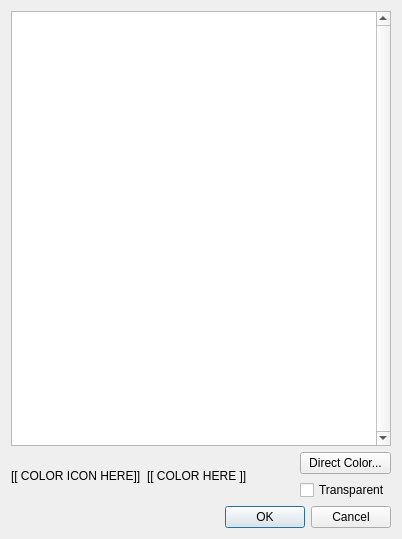
<?xml version="1.0" encoding="UTF-8"?>
<ui version="4.0">
 <class>ColorSelUI</class>
 <widget class="QDialog" name="ColorSelUI">
  <property name="geometry">
   <rect>
    <x>0</x>
    <y>0</y>
    <width>402</width>
    <height>539</height>
   </rect>
  </property>
  <property name="windowTitle">
   <string>Select Color</string>
  </property>
  <layout class="QVBoxLayout" name="verticalLayout_2">
   <item>
    <widget class="QGraphicsView" name="viewport">
     <property name="verticalScrollBarPolicy">
      <enum>Qt::ScrollBarAlwaysOn</enum>
     </property>
     <property name="horizontalScrollBarPolicy">
      <enum>Qt::ScrollBarAlwaysOff</enum>
     </property>
    </widget>
   </item>
   <item>
    <layout class="QHBoxLayout" name="horizontalLayout">
     <item>
      <widget class="QLabel" name="iconLabel">
       <property name="text">
        <string>[[ COLOR ICON HERE]]</string>
       </property>
      </widget>
     </item>
     <item>
      <widget class="QLabel" name="colorLabel">
       <property name="text">
        <string>[[ COLOR HERE ]]</string>
       </property>
      </widget>
     </item>
     <item>
      <spacer name="horizontalSpacer">
       <property name="orientation">
        <enum>Qt::Horizontal</enum>
       </property>
       <property name="sizeHint" stdset="0">
        <size>
         <width>40</width>
         <height>20</height>
        </size>
       </property>
      </spacer>
     </item>
     <item>
      <layout class="QVBoxLayout" name="verticalLayout">
       <item>
        <widget class="QPushButton" name="directColor">
         <property name="toolTip">
          <string>Direct Color...</string>
         </property>
         <property name="text">
          <string>Direct Color...</string>
         </property>
        </widget>
       </item>
       <item>
        <widget class="QCheckBox" name="transparentDirectColor">
         <property name="text">
          <string>Transparent</string>
         </property>
        </widget>
       </item>
      </layout>
     </item>
    </layout>
   </item>
   <item>
    <widget class="QDialogButtonBox" name="buttonBox">
     <property name="orientation">
      <enum>Qt::Horizontal</enum>
     </property>
     <property name="standardButtons">
      <set>QDialogButtonBox::Cancel|QDialogButtonBox::Ok</set>
     </property>
    </widget>
   </item>
  </layout>
 </widget>
 <resources>
  <include location="../ldforge.qrc"/>
 </resources>
 <connections>
  <connection>
   <sender>buttonBox</sender>
   <signal>accepted()</signal>
   <receiver>ColorSelUI</receiver>
   <slot>accept()</slot>
   <hints>
    <hint type="sourcelabel">
     <x>248</x>
     <y>254</y>
    </hint>
    <hint type="destinationlabel">
     <x>157</x>
     <y>274</y>
    </hint>
   </hints>
  </connection>
  <connection>
   <sender>buttonBox</sender>
   <signal>rejected()</signal>
   <receiver>ColorSelUI</receiver>
   <slot>reject()</slot>
   <hints>
    <hint type="sourcelabel">
     <x>316</x>
     <y>260</y>
    </hint>
    <hint type="destinationlabel">
     <x>286</x>
     <y>274</y>
    </hint>
   </hints>
  </connection>
 </connections>
</ui>
